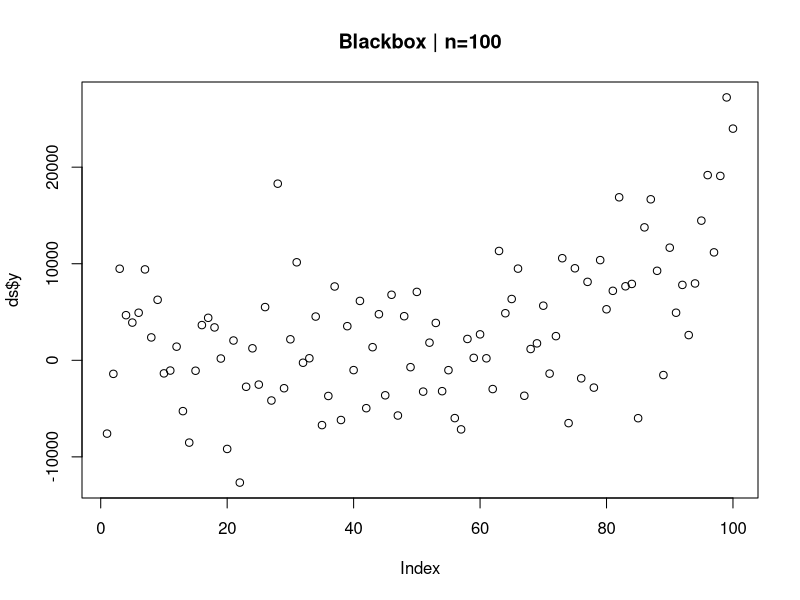
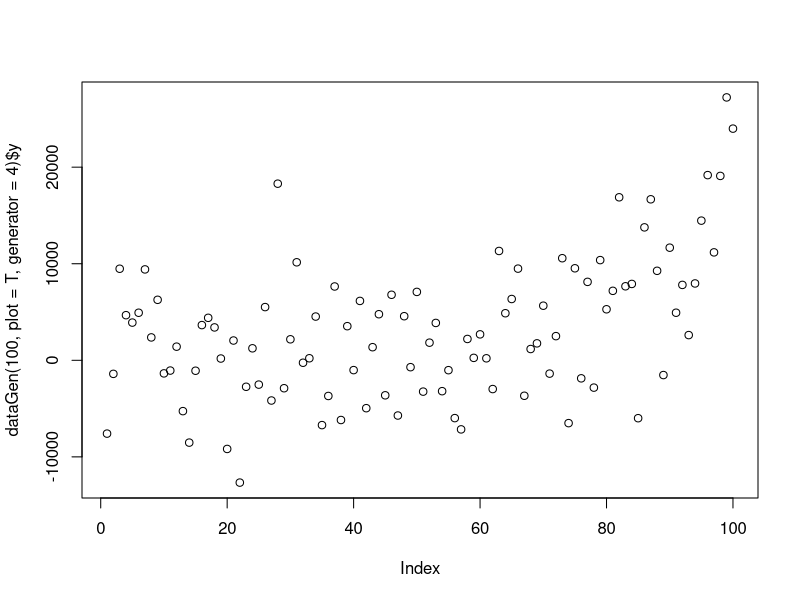

These figures' R source, in order:
gen4 = function(x1,x2,x3,x4){
  n = length(x1)
  return(   0
            +3*x1
            + 3*x1^2 
            + 1*x2
            + 1*x1*x2 
            + 1*x1*x3 
            + 1*x2*x3 
            + 0.008*x4 
            + 0.0001*rnorm(length(x1),0,2*n/10)*sin(x1)*n^2
            + 0.0001*sin(x2)*runif(n,-n,n)
            *sample(c(0,1),n,prob = c(0.04,0.96),replace = T)
            *n^1.5
            +rnorm(n = n, mean = 0, sd = 5000)
  )
}

dataGen = function(n, generator = 1,plot=F) {
  x1 = -(n/4):(n*3/4-1)
  x2 = rnorm(n,5,30)
  if(generator == 1){
    y = gen(x1,x2)
  } else if(generator ==2){
    y = gen2(x1,x2)
  }else if(generator ==3){
    y = gen3(x1,x2)
  }else if(generator ==4){
    x1 = sort(rnorm(n,15,30))
    x2 = rnorm(n,20,8)
    x3 = rnorm(n,4,70)
    x4 = rep(runif(4,-10,40),ceiling(n/4))[1:n]
    y = gen4(x1,x2,x3,x4)
  }
  ds = data.frame("y"=y,"x1"=x1,"x2"=x2, "x3" = x3, "x4" = x4)
  if(plot)plot(ds$y,main=paste0("Blackbox | n=",n))
  return(ds)
}

#check the generated data
par(mfrow=c(1,1))
plot(dataGen(100,plot=T,generator = 4)$y)

